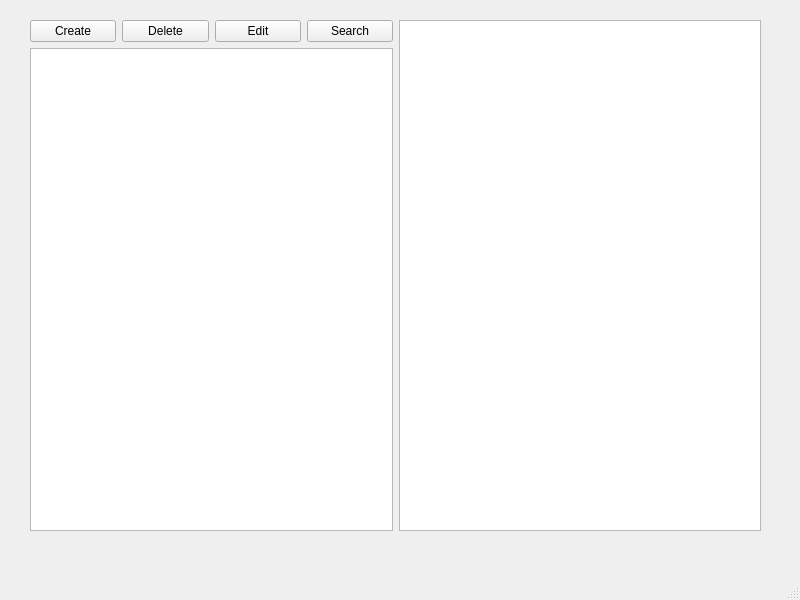
<?xml version="1.0" encoding="UTF-8"?>
<ui version="4.0">
 <class>MainWindow</class>
 <widget class="QMainWindow" name="MainWindow">
  <property name="geometry">
   <rect>
    <x>0</x>
    <y>0</y>
    <width>800</width>
    <height>600</height>
   </rect>
  </property>
  <property name="windowTitle">
   <string>MainWindow</string>
  </property>
  <widget class="QWidget" name="centralwidget">
   <widget class="QWidget" name="">
    <property name="geometry">
     <rect>
      <x>30</x>
      <y>20</y>
      <width>731</width>
      <height>511</height>
     </rect>
    </property>
    <layout class="QHBoxLayout" name="horizontalLayout_2">
     <item>
      <layout class="QVBoxLayout" name="verticalLayout">
       <item>
        <layout class="QHBoxLayout" name="horizontalLayout">
         <item>
          <widget class="QPushButton" name="b_create">
           <property name="text">
            <string>Create</string>
           </property>
          </widget>
         </item>
         <item>
          <widget class="QPushButton" name="b_delete">
           <property name="text">
            <string>Delete</string>
           </property>
          </widget>
         </item>
         <item>
          <widget class="QPushButton" name="b_edit">
           <property name="text">
            <string>Edit</string>
           </property>
          </widget>
         </item>
         <item>
          <widget class="QPushButton" name="b_search">
           <property name="text">
            <string>Search</string>
           </property>
          </widget>
         </item>
        </layout>
       </item>
       <item>
        <widget class="QTextEdit" name="userText"/>
       </item>
      </layout>
     </item>
     <item>
      <widget class="QListWidget" name="listFiles"/>
     </item>
    </layout>
   </widget>
  </widget>
  <widget class="QMenuBar" name="menubar">
   <property name="geometry">
    <rect>
     <x>0</x>
     <y>0</y>
     <width>800</width>
     <height>25</height>
    </rect>
   </property>
  </widget>
  <widget class="QStatusBar" name="statusbar"/>
 </widget>
 <resources/>
 <connections/>
</ui>
